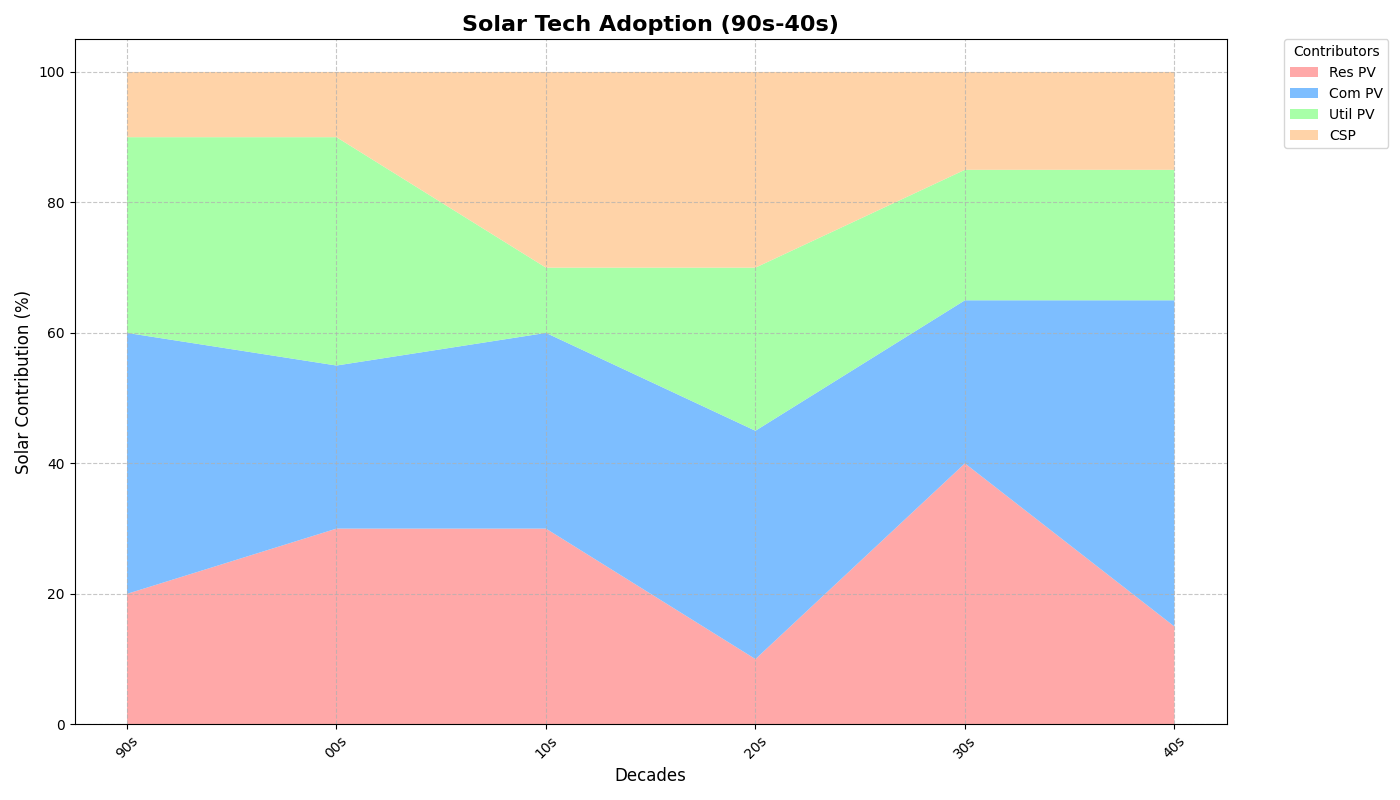

Write the Python code that produced this figure.
import matplotlib.pyplot as plt
import numpy as np

# Decades and contributors
decades = ['90s', '00s', '10s', '20s', '30s', '40s']
contributors = ['Res PV', 'Com PV', 'Util PV', 'CSP']

# Solar adoption data
solar_adoption = np.array([
    [20, 40, 30, 10],
    [30, 25, 35, 10],
    [30, 30, 10, 30],
    [10, 35, 25, 30],
    [40, 25, 20, 15],
    [15, 50, 20, 15]
])

# Create a stacked area chart
plt.figure(figsize=(14, 8))
colors = ['#ff9999','#66b3ff','#99ff99','#ffcc99']
plt.stackplot(decades, solar_adoption.T, labels=contributors, colors=colors, alpha=0.85)

# Chart details
plt.title("Solar Tech Adoption (90s-40s)", fontsize=16, fontweight='bold')
plt.xlabel('Decades', fontsize=12)
plt.ylabel('Solar Contribution (%)', fontsize=12)
plt.xticks(rotation=45)
plt.legend(loc='upper left', title='Contributors', bbox_to_anchor=(1.05, 1), borderaxespad=0)
plt.grid(True, linestyle='--', alpha=0.7)

# Adjust layout
plt.tight_layout()

# Display plot
plt.show()
